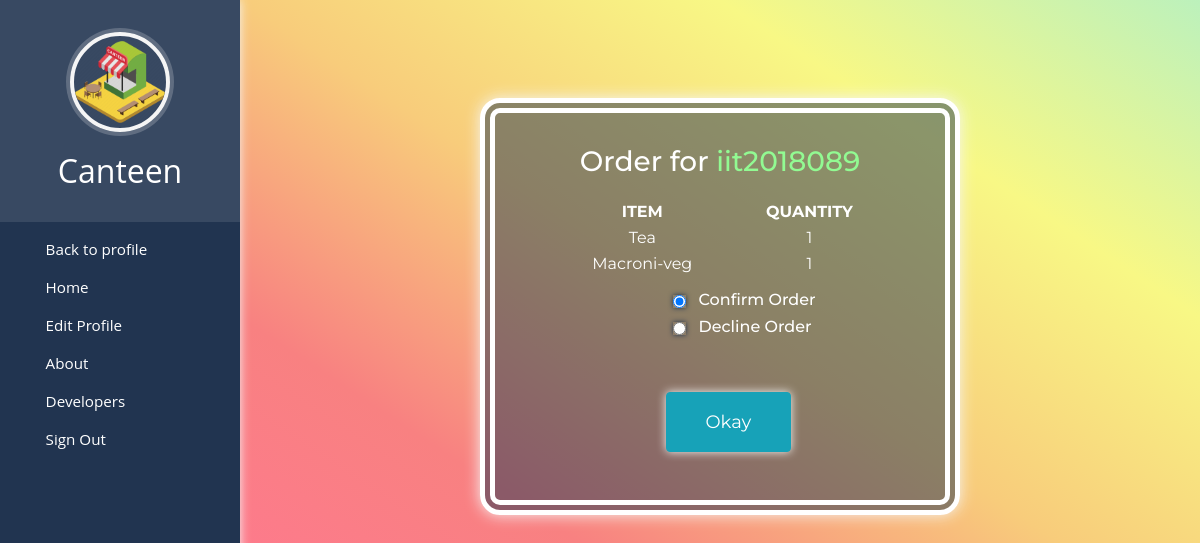
The app's page /index/canteen/view/view_requests/6 with its own data.
### canteen/models.py (models this page shows)
class Profile3(models.Model):
    username = models.CharField(max_length=100)
    order_status = models.IntegerField(default=None)

class Food_item(models.Model):
    name = models.CharField(max_length=100)
    id = models.IntegerField(default=None, primary_key=True)
    price = models.IntegerField(default=None)

### student/models.py (models this page shows)
class Order(models.Model):
    username = models.CharField(max_length=100)
    food_id = models.IntegerField(default=None)
    quantity = models.IntegerField(default=None)

### canteen/views.py (the view, shortened to what this page needs)
# urls.py: path('view/view_requests/<int:profile_id>', views.individual_request, name="canteen_individual_order"),
def individual_request(request, profile_id):
    profile = Profile3.objects.get(pk=profile_id)
    order = Order.objects.all()
    food_item = Food_item.objects.all()
    if request.method == "GET":
        return render(request, 'canteen/individual_request_page.html', {'profile': profile, 'order': order, 'food_item': food_item})

### canteen/templates/canteen/individual_request_page.html (shortened to what this page needs)
<!DOCTYPE html>
{% load static %}
<html lang="en">
<head>
    <link rel="stylesheet" href="https://stackpath.bootstrapcdn.com/bootstrap/4.3.1/css/bootstrap.min.css"
>
</head>
<body>
    <nav class="menu" tabindex="0">
        <header class="avatar">
            <img src="0{% static 'canteen/images/res.webp' %}" />
            <h2>Canteen</h2>
        </header>
        <ul>
            <li tabindex="0" class="icon-arrow-left"><a class="dashboard" href="{% url 'canteen_logged_in' %}"><span>Back to profile</span></a></li>
            <li tabindex="0" class="icon-home"><a class="dashboard" href="{% url 'index' %}"><span>Home</span></a></li>
            <li tabindex="0" class="icon-profile"><a class="dashboard" href="{% url 'canteen_edit_profile' %}"><span>Edit Profile</span></a></li>
            <li tabindex="0" class="icon-customers"><a class="dashboard" href="{% url 'about' %}"><span>About</span></a></li>
            <li tabindex="0" class="icon-users"><a class="dashboard" href="{% url 'developers' %}"><span>Developers</span></a></li>
            <li tabindex="0" class="icon-signo"><a class="dashboard" href="{% url 'canteen_logout' %}"><span>Sign Out</span></a></li>
        </ul>
    </nav>
    <main>
        <div class="popout container" style="margin-top:5%;">
            <div style="text-align: center;margin-top: 0px;margin-bottom:5%">
                <h3>Order for<span style="color:rgb(146, 250, 146);"> {{ profile.username }}</span></h3>
            </div>
            <form action="{% url 'canteen_individual_order' profile.id %}" method="post">
            <table width="80%" style="margin-left: 10%; text-align:center;margin-bottom:3%;">
                <tr><th>ITEM</th><th>QUANTITY</th></tr>
                {% for food in order %}
                {% if food.username == profile.username %}
                {% for item in food_item %}
                {% if item.id == food.food_id %}
                <li style="list-style-type: none;"><tr><td>{{ item.name }}</td><td> {{ food.quantity }}</td></tr></li>
                {% endif %}
                {% endfor %}
                {% endif %}
                {% endfor %}
            </table>
                <div class="form-check">
                    <input class="form-check-input" type="radio" name="allow" id="co" value="confirm" checked><h6>Confirm Order</h6>
                    <input class="form-check-input" type="radio" name="allow" id="do" value="decline"><h6>Decline Order</h6>
                </div>
                <br><br>&nbsp&nbsp&nbsp
                <button type="submit" class="btn btn-info">Okay</button>
            </form>
        </div>
    </main>
</body>
</html>

### canteen/templates/canteen/individual_request_page.html (style rules this page uses)
body { background: linear-gradient(to bottom left, rgb(188, 241, 188), rgb(248, 248, 133), rgb(248, 204, 123), rgb(248, 129, 129), rgb(255, 120, 143), rgb(252, 136, 252)); margin: 0; font-family: "Open Sans", Helvetica Neue, Helvetica, Arial, sans-serif; color: #fff; padding-left: 240px; }
main { position: relative; height: 93vh; }
input { box-shadow: 0px 0px 5px rgba(33, 52, 80); }
.container { background: rgba(33, 52, 80, 0.5); text-align: center; margin-left: 25%; position: absolute; width: 50%; border-radius: 20px; font-family: montserrat, arial, verdana; padding: 2em 1em 3em 1em; box-shadow: 0px 0px 15px whitesmoke; border-style: double; border-width: 15px; }
.container div { text-align: left; margin-left: 10%; margin-right: 10%; }
.container button { font-size: large; width: 30%; height: 60px; box-shadow: 0px 0px 10px whitesmoke; }
.form-check input { margin-left: 30%; }
.form-check h6 { margin-left: 40%; }
.popout { animation: popout 1s ease; -webkit-animation: popout 1s ease; }
.menu { background: rgb(33, 52, 80); color: white; height: 100vh; width: 240px; position: fixed; top: 0; left: 0; z-index: 5; outline: none; box-shadow: 0px 0px 10px whitesmoke; }
.menu .avatar { background: rgba(248, 247, 247, 0.1); padding: 2em 0.5em; text-align: center; }
.menu .avatar img { width: 100px; border-radius: 50%; overflow: hidden; border: 4px solid whitesmoke; box-shadow: 0 0 0 4px rgba(255, 255, 255, 0.2); }
.menu .avatar h2 { font-weight: normal; margin-bottom: 0; margin-top: 20px; }
.menu ul { list-style: none; padding: 0.5em 0; margin: 0; }
.menu ul li { padding: 0.5em 1em 0.5em 3em; font-size: 0.95em; font-weight: regular; background-repeat: no-repeat; background-position: left 15px center; background-size: auto 20px; transition: all 0.15s linear; cursor: pointer; }
.menu ul li.icon-home { background-image: url("http://www.entypo.com/images/home.svg"); }
.menu ul li.icon-customers { background-image: url("http://www.entypo.com/images//briefcase.svg"); }
.menu ul li.icon-profile { background-image: url("http://www.entypo.com/images/user.svg"); }
.menu ul li.icon-arrow-left { background-image: url("http://www.entypo.com/images//arrow-left.svg"); }
.menu ul li.icon-users { background-image: url("http://www.entypo.com/images//users.svg"); }
.menu ul li.icon-signo { background-image: url("http://www.entypo.com/images/log-out.svg"); }
a.dashboard { color: white; display: block; }

### records on screen
Profile3: username "iit2018089"
Order: quantity "1"
Food_item: name "Tea"
Order: quantity "1"
Food_item: name "Macroni-veg"
